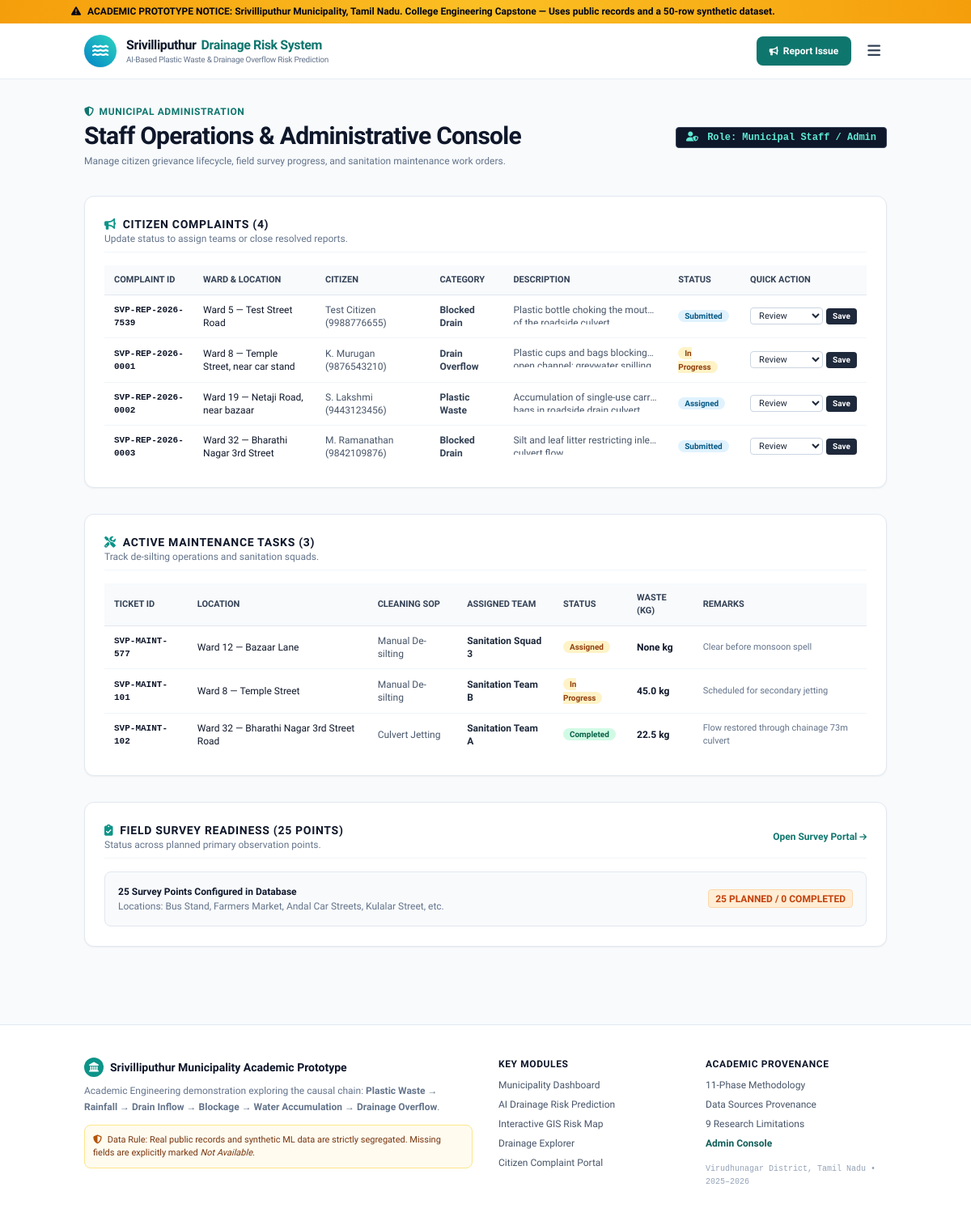
/admin, run on an earlier commit of the app's database.
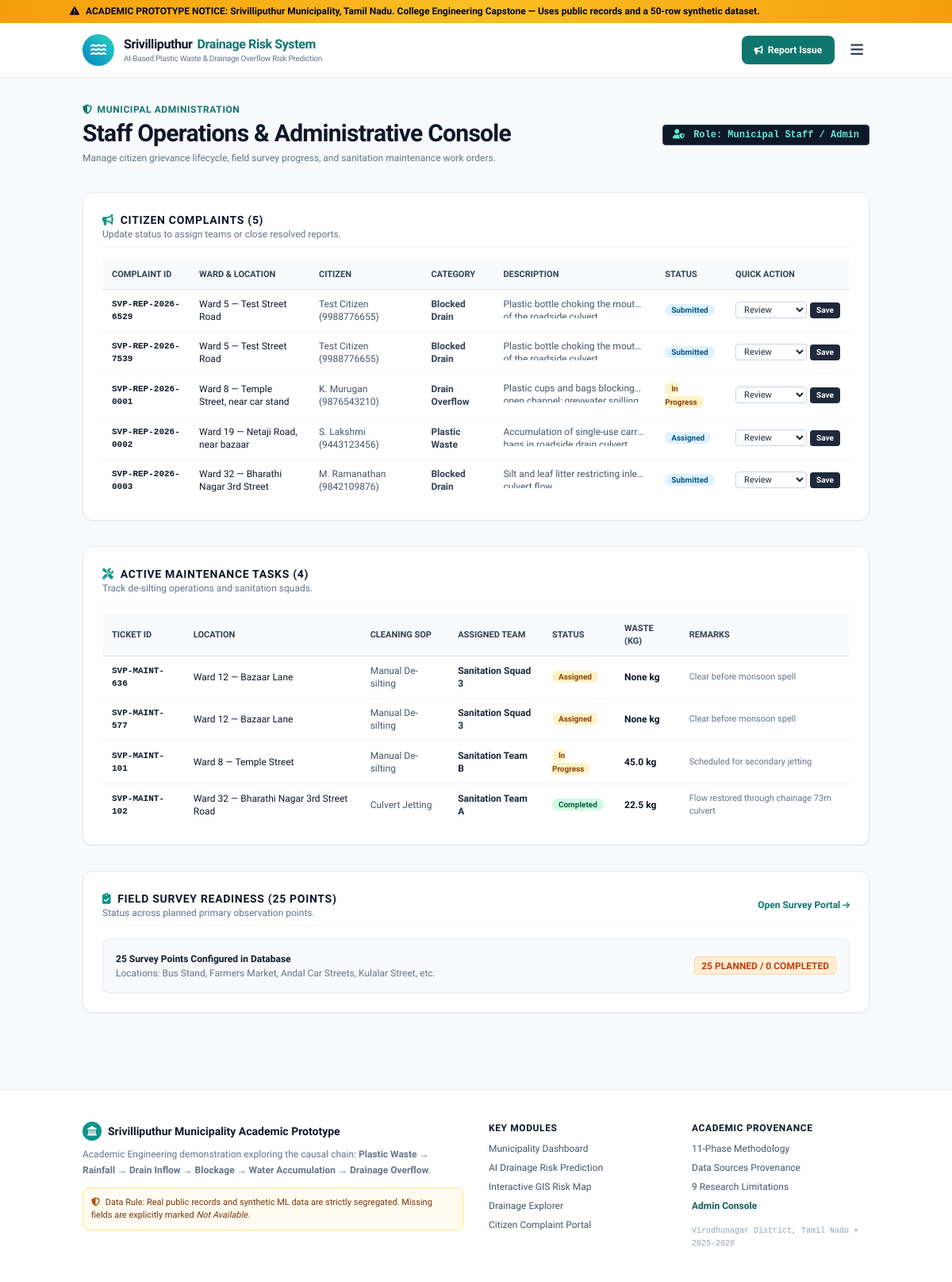
And on a later commit of the database.
### tables this page shows
CREATE TABLE citizen_reports (
        id INTEGER PRIMARY KEY AUTOINCREMENT,
        complaint_id TEXT UNIQUE NOT NULL,
        name TEXT,
        phone TEXT,
        email TEXT,
        ward_no INTEGER,
        street_location TEXT NOT NULL,
        gps_lat REAL,
        gps_lng REAL,
        issue_type TEXT NOT NULL,
        description TEXT NOT NULL,
        photo_filename TEXT,
        status TEXT NOT NULL DEFAULT 'Submitted',
        created_at TIMESTAMP DEFAULT CURRENT_TIMESTAMP,
        updated_at TIMESTAMP DEFAULT CURRENT_TIMESTAMP
    );

CREATE TABLE maintenance_records (
        id INTEGER PRIMARY KEY AUTOINCREMENT,
        ticket_id TEXT UNIQUE NOT NULL,
        drain_id TEXT,
        ward_no INTEGER,
        street TEXT NOT NULL,
        issue_description TEXT NOT NULL,
        cleaning_type TEXT,
        cleaning_date TEXT,
        waste_removed_kg REAL,
        assigned_team TEXT,
        status TEXT NOT NULL DEFAULT 'Pending',
        completion_date TEXT,
        photo_evidence TEXT,
        remarks TEXT,
        updated_at TIMESTAMP DEFAULT CURRENT_TIMESTAMP
    );

### app.py (the view)
@app.route('/admin')
def admin():
    conn = get_db()
    c = conn.cursor()
    c.execute("SELECT * FROM citizen_reports ORDER BY created_at DESC")
    reports = [dict(row) for row in c.fetchall()]
    c.execute("SELECT * FROM maintenance_records ORDER BY updated_at DESC")
    maint = [dict(row) for row in c.fetchall()]
    c.execute("SELECT * FROM field_surveys")
    surveys = [dict(row) for row in c.fetchall()]
    conn.close()
    return render_template('admin.html', reports=reports, maintenance=maint, surveys=surveys)

### app.py (called while the page is built)
def get_db():
    conn = sqlite3.connect(str(DB_PATH))
    conn.row_factory = sqlite3.Row
    return conn

@app.context_processor
def inject_global_context():
    return {
        'project_title': 'AI-Based Plastic Waste & Drainage Overflow Risk Prediction System',
        'municipality_name': 'Srivilliputhur Municipality',
        'state_name': 'Tamil Nadu',
        'prototype_disclaimer': 'Academic Demonstration Prototype — Built using public municipal records and a 50-row synthetic ML dataset. Not an official municipal deployment.',
        'current_year': '2026'
    }

### templates/admin.html (shortened to what this page needs)
{% extends "base.html" %}
{% block content %}
<div class="container mx-auto px-4 py-8">
  <div class="flex flex-col md:flex-row md:items-center justify-between gap-4 mb-8">
    <div>
      <div class="text-xs font-bold text-teal-700 uppercase tracking-wider mb-1 flex items-center gap-1.5">
        <i class="fa-solid fa-shield-halved"></i> Municipal Administration
      </div>
      <h1 class="text-2xl md:text-3xl font-extrabold text-slate-900 tracking-tight">
        Staff Operations & Administrative Console
      </h1>
      <p class="text-xs text-slate-500 mt-1 leading-relaxed">
        Manage citizen grievance lifecycle, field survey progress, and sanitation maintenance work orders.
      </p>
    </div>
    <div class="flex items-center gap-2 self-start md:self-auto">
      <span class="px-3 py-1 bg-slate-900 text-teal-300 rounded font-mono text-xs font-bold border border-slate-700">
        <i class="fa-solid fa-user-shield mr-1"></i> Role: Municipal Staff / Admin
      </span>
    </div>
  </div>
  <div class="space-y-8">
    <div class="bg-white border border-slate-200 rounded-xl p-6 shadow-sm">
      <div class="flex items-center justify-between mb-4 pb-2 border-b border-slate-100">
        <div>
          <h2 class="text-sm font-bold text-slate-900 uppercase tracking-wider flex items-center gap-2">
            <i class="fa-solid fa-bullhorn text-teal-600"></i> Citizen Complaints ({{ reports|length }})
          </h2>
          <p class="text-xs text-slate-500">Update status to assign teams or close resolved reports.</p>
        </div>
      </div>
      <div class="overflow-x-auto">
        <table class="w-full text-xs text-left">
          <thead class="bg-slate-50 text-slate-700 font-semibold border-b border-slate-200 uppercase text-[11px]">
            <tr>
              <th class="px-3 py-2.5">Complaint ID</th>
              <th class="px-3 py-2.5">Ward & Location</th>
              <th class="px-3 py-2.5">Citizen</th>
              <th class="px-3 py-2.5">Category</th>
              <th class="px-3 py-2.5">Description</th>
              <th class="px-3 py-2.5">Status</th>
              <th class="px-3 py-2.5">Quick Action</th>
            </tr>
          </thead>
          <tbody class="divide-y divide-slate-100">
            {% for r in reports %}
            <tr class="hover:bg-slate-50 transition">
              <td class="px-3 py-2.5 font-bold text-slate-900 font-mono text-[11px]">{{ r.complaint_id }}</td>
              <td class="px-3 py-2.5 text-slate-900 font-medium">Ward {{ r.ward_no }} — {{ r.street_location }}</td>
              <td class="px-3 py-2.5 text-slate-600">{{ r.name }} ({{ r.phone }})</td>
              <td class="px-3 py-2.5 text-slate-700 font-semibold">{{ r.issue_type }}</td>
              <td class="px-3 py-2.5 text-slate-600 max-w-xs line-clamp-1">{{ r.description }}</td>
              <td class="px-3 py-2.5">
                <span class="px-2 py-0.5 rounded-full text-[10px] font-bold {% if r.status == 'Resolved' %}bg-emerald-100 text-emerald-800{% elif r.status == 'In Progress' %}bg-amber-100 text-amber-800{% else %}bg-sky-100 text-sky-800{% endif %}">
                  {{ r.status }}
                </span>
              </td>
              <td class="px-3 py-2.5">
                <form action="{{ url_for('api_maintenance') }}" method="POST" class="flex items-center gap-1">
                  <select name="status_update" class="text-[11px] bg-white border border-slate-300 rounded px-1.5 py-0.5">
                    <option value="Under Review">Review</option>
                  </select>
                  <button type="button" onclick="alert('Status updated for {{ r.complaint_id }}')" class="px-2 py-0.5 bg-slate-800 hover:bg-slate-700 text-white rounded text-[10px] font-semibold">
                    Save
                  </button>
                </form>
              </td>
            </tr>
            {% endfor %}
          </tbody>
        </table>
      </div>
    </div>
    <div class="bg-white border border-slate-200 rounded-xl p-6 shadow-sm">
      <div class="flex items-center justify-between mb-4 pb-2 border-b border-slate-100">
        <div>
          <h2 class="text-sm font-bold text-slate-900 uppercase tracking-wider flex items-center gap-2">
            <i class="fa-solid fa-screwdriver-wrench text-teal-600"></i> Active Maintenance Tasks ({{ maintenance|length }})
          </h2>
          <p class="text-xs text-slate-500">Track de-silting operations and sanitation squads.</p>
        </div>
      </div>
      <div class="overflow-x-auto">
        <table class="w-full text-xs text-left">
          <thead class="bg-slate-50 text-slate-700 font-semibold border-b border-slate-200 uppercase text-[11px]">
            <tr>
              <th class="px-3 py-2.5">Ticket ID</th>
              <th class="px-3 py-2.5">Location</th>
              <th class="px-3 py-2.5">Cleaning SOP</th>
              <th class="px-3 py-2.5">Assigned Team</th>
              <th class="px-3 py-2.5">Status</th>
              <th class="px-3 py-2.5">Waste (kg)</th>
              <th class="px-3 py-2.5">Remarks</th>
            </tr>
          </thead>
          <tbody class="divide-y divide-slate-100">
            {% for m in maintenance %}
            <tr class="hover:bg-slate-50 transition">
              <td class="px-3 py-2.5 font-bold text-slate-900 font-mono text-[11px]">{{ m.ticket_id }}</td>
              <td class="px-3 py-2.5 text-slate-900 font-medium">Ward {{ m.ward_no }} — {{ m.street }}</td>
              <td class="px-3 py-2.5 text-slate-600">{{ m.cleaning_type }}</td>
              <td class="px-3 py-2.5 font-semibold text-slate-800">{{ m.assigned_team }}</td>
              <td class="px-3 py-2.5">
                <span class="px-2 py-0.5 rounded-full text-[10px] font-bold {% if m.status == 'Completed' %}bg-emerald-100 text-emerald-800{% else %}bg-amber-100 text-amber-800{% endif %}">
                  {{ m.status }}
                </span>
              </td>
              <td class="px-3 py-2.5 font-bold text-slate-900">{{ m.waste_removed_kg }} kg</td>
              <td class="px-3 py-2.5 text-slate-500 text-[11px]">{{ m.remarks }}</td>
            </tr>
            {% endfor %}
          </tbody>
        </table>
      </div>
    </div>
    <div class="bg-white border border-slate-200 rounded-xl p-6 shadow-sm">
      <div class="flex items-center justify-between mb-4 pb-2 border-b border-slate-100">
        <div>
          <h2 class="text-sm font-bold text-slate-900 uppercase tracking-wider flex items-center gap-2">
            <i class="fa-solid fa-clipboard-check text-teal-600"></i> Field Survey Readiness (25 Points)
          </h2>
          <p class="text-xs text-slate-500">Status across planned primary observation points.</p>
        </div>
        <a href="{{ url_for('field_survey') }}" class="text-xs font-semibold text-teal-700 hover:text-teal-900">
          Open Survey Portal <i class="fa-solid fa-arrow-right text-[10px]"></i>
        </a>
      </div>
      <div class="p-4 bg-slate-50 border border-slate-200 rounded-lg flex items-center justify-between text-xs">
        <div>
          <div class="font-bold text-slate-900">25 Survey Points Configured in Database</div>
          <div class="text-slate-500 mt-0.5">Locations: Bus Stand, Farmers Market, Andal Car Streets, Kulalar Street, etc.</div>
        </div>
        <span class="badge-status-field-required font-bold">25 PLANNED / 0 COMPLETED</span>
      </div>
    </div>
  </div>
</div>
{% endblock %}

### templates/base.html (shortened to what this page needs)
<!DOCTYPE html>
<html lang="en">
<head>
  <script src="https://cdn.tailwindcss.com"></script>
  <link rel="stylesheet" href="https://cdnjs.cloudflare.com/ajax/libs/font-awesome/6.5.1/css/all.min.css">
  <link rel="stylesheet" href="{{ url_for('static', filename='css/custom.css') }}">
  <link rel="stylesheet" href="https://cdnjs.cloudflare.com/ajax/libs/leaflet/1.9.4/leaflet.min.css" />
</head>
<body class="bg-slate-50 text-slate-800 min-h-screen flex flex-col antialiased">
  <div class="bg-gradient-to-r from-amber-500 via-amber-400 to-amber-500 text-slate-950 px-4 py-1.5 text-xs font-semibold shadow-sm border-b border-amber-500/30">
    <div class="container mx-auto flex items-center gap-2">
      <i class="fa-solid fa-triangle-exclamation text-slate-950"></i>
      <span><strong>ACADEMIC PROTOTYPE NOTICE:</strong> Srivilliputhur Municipality, Tamil Nadu. College Engineering Capstone — Uses public records and a 50-row synthetic dataset.</span>
    </div>
  </div>
  <header class="bg-white/95 backdrop-blur-md text-slate-800 sticky top-0 z-50 border-b border-slate-200/80 shadow-xs">
    <div class="container mx-auto px-4 py-3">
      <div class="flex items-center justify-between gap-4">
        <a href="{{ url_for('index') }}" class="flex items-center gap-3 group flex-shrink-0">
          <div class="w-10 h-10 rounded-full bg-gradient-to-tr from-sky-600 to-teal-400 flex items-center justify-center text-white text-lg shadow-sm group-hover:scale-105 transition">
            <i class="fa-solid fa-water"></i>
          </div>
          <div>
            <div class="text-base font-extrabold text-slate-900 leading-tight tracking-tight flex items-center gap-1.5">
              <span>Srivilliputhur</span>
              <span class="text-teal-700 font-black">Drainage Risk System</span>
            </div>
            <div class="text-[10px] text-slate-500 font-medium tracking-tight">AI-Based Plastic Waste & Drainage Overflow Risk Prediction</div>
          </div>
        </a>
        <div class="flex items-center gap-3">
          <a href="{{ url_for('report') }}" class="px-4 py-2.5 rounded-lg bg-teal-700 hover:bg-teal-800 text-white font-bold text-xs shadow-sm transition flex items-center gap-1.5">
            <i class="fa-solid fa-bullhorn text-[11px]"></i>
            <span>Report Issue</span>
          </a>
          <div class="xl:hidden flex items-center">
            <button id="mobile-menu-btn" class="p-2 rounded-lg text-slate-700 hover:bg-slate-100">
              <i class="fa-solid fa-bars text-lg"></i>
            </button>
          </div>
        </div>
      </div>
    </div>
  </header>
  <main class="flex-grow">
    {% block content %}{% endblock %}
  </main>
  <footer class="bg-white text-slate-600 text-xs py-10 border-t border-slate-200 mt-16">
    <div class="container mx-auto px-4 grid grid-cols-1 md:grid-cols-4 gap-8">
      <div class="md:col-span-2">
        <div class="flex items-center gap-2 text-slate-900 font-bold text-sm mb-2">
          <div class="w-6 h-6 rounded-full bg-teal-600 text-white flex items-center justify-center text-xs">
            <i class="fa-solid fa-landmark"></i>
          </div>
          <span>Srivilliputhur Municipality Academic Prototype</span>
        </div>
        <p class="leading-relaxed max-w-lg mb-3 text-slate-500 text-xs">
          Academic Engineering demonstration exploring the causal chain: <strong>Plastic Waste &rarr; Rainfall &rarr; Drain Inflow &rarr; Blockage &rarr; Water Accumulation &rarr; Drainage Overflow</strong>.
        </p>
        <div class="text-[11px] text-amber-900 bg-amber-50/80 p-2.5 rounded-lg border border-amber-200 max-w-lg">
          <i class="fa-solid fa-shield-halved text-amber-700 mr-1"></i> Data Rule: Real public records and synthetic ML data are strictly segregated. Missing fields are explicitly marked <em>Not Available</em>.
        </div>
      </div>
      <div>
        <h4 class="text-slate-900 font-bold text-xs uppercase tracking-wider mb-2.5">Key Modules</h4>
        <ul class="space-y-2 text-xs">
          <li><a href="{{ url_for('dashboard') }}" class="hover:text-teal-700 transition">Municipality Dashboard</a></li>
          <li><a href="{{ url_for('prediction') }}" class="hover:text-teal-700 transition">AI Drainage Risk Prediction</a></li>
          <li><a href="{{ url_for('risk_map') }}" class="hover:text-teal-700 transition">Interactive GIS Risk Map</a></li>
          <li><a href="{{ url_for('drains') }}" class="hover:text-teal-700 transition">Drainage Explorer</a></li>
          <li><a href="{{ url_for('report') }}" class="hover:text-teal-700 transition">Citizen Complaint Portal</a></li>
        </ul>
      </div>
      <div>
        <h4 class="text-slate-900 font-bold text-xs uppercase tracking-wider mb-2.5">Academic Provenance</h4>
        <ul class="space-y-2 text-xs">
          <li><a href="{{ url_for('methodology') }}" class="hover:text-teal-700 transition">11-Phase Methodology</a></li>
          <li><a href="{{ url_for('sources') }}" class="hover:text-teal-700 transition">Data Sources Provenance</a></li>
          <li><a href="{{ url_for('limitations') }}" class="hover:text-teal-700 transition">9 Research Limitations</a></li>
          <li><a href="{{ url_for('admin') }}" class="hover:text-teal-700 transition font-semibold text-teal-800">Admin Console</a></li>
        </ul>
        <div class="mt-4 text-[10px] text-slate-400 font-mono">
          Virudhunagar District, Tamil Nadu &bull; 2025–2026
        </div>
      </div>
    </div>
  </footer>
</body>
</html>

### static/css/custom.css (style rules this page uses)
body { font-family: 'Plus Jakarta Sans', 'Inter', sans-serif; background-color: #f8fafc; color: #1e293b; }
code, pre, .font-mono { font-family: 'JetBrains Mono', monospace; }
.badge-status-field-required { background-color: #ffedd5; color: #c2410c; border: 1px solid #fed7aa; font-weight: 600; font-size: 0.75rem; padding: 0.15rem 0.5rem; border-radius: 0.25rem; }

What changed in the data, as far as the page shows it:
added citizen_reports: complaint_id "SVP-REP-2026-6529", ward_no "5", street_location "Test Street Road", name "Test Citizen", phone "9988776655", issue_type "Blocked Drain", description "Plastic bottle choking the…", status "Submitted"
added maintenance_records: ticket_id "SVP-MAINT-636", ward_no "12", street "Bazaar Lane", cleaning_type "Manual De-silting", assigned_team "Sanitation Squad 3", status "Assigned", waste_removed_kg "None", remarks "Clear before monsoon spell"
Also different on the page:
{{ reports|length }}: "4" → "5"
{{ maintenance|length }}: "3" → "4"
